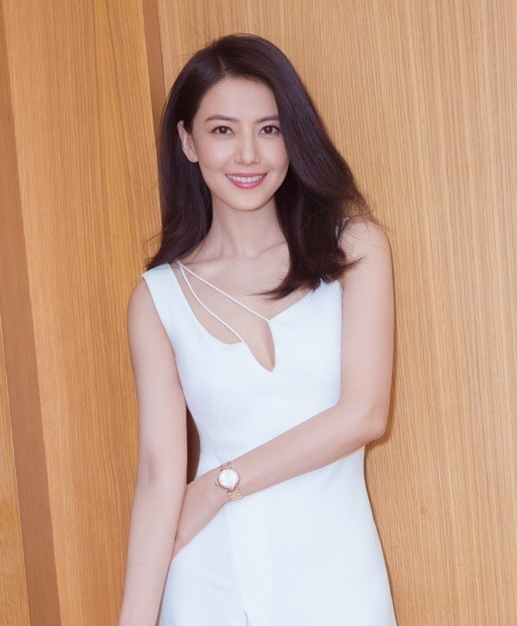
#> input picture python/code_048/yuan_test.png, 517 x 626 px
$ python opencv_048.py   (older library calls are emulated)
#> lines starting #> are read from the running program, lines starting #| are printed output that depends on the picture; after the words box and inside, x2 and y2 are one past the last pixel; in counts of white or black regions, pixels touching at a corner belong together
#> further down, src is the input picture: shape (626, 517, 3); mean B, G, R 137.9, 159.7, 195.7
import cv2 as cv
import numpy as np


def threshold_demo(image):
    # 去噪声+二值化
    dst = cv.GaussianBlur(image,(3, 3), 0)
    gray = cv.cvtColor(dst, cv.COLOR_BGR2GRAY)
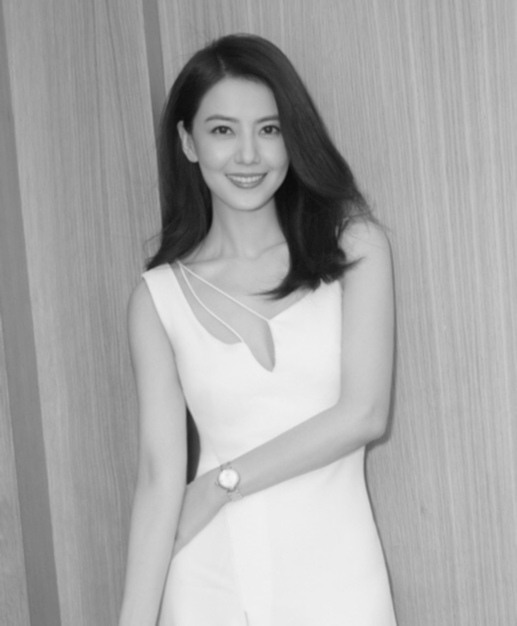
#> gray: shape (626, 517); min 10, max 245, mean 168
    ret, binary = cv.threshold(gray, 0, 255, cv.THRESH_OTSU | cv.THRESH_BINARY)
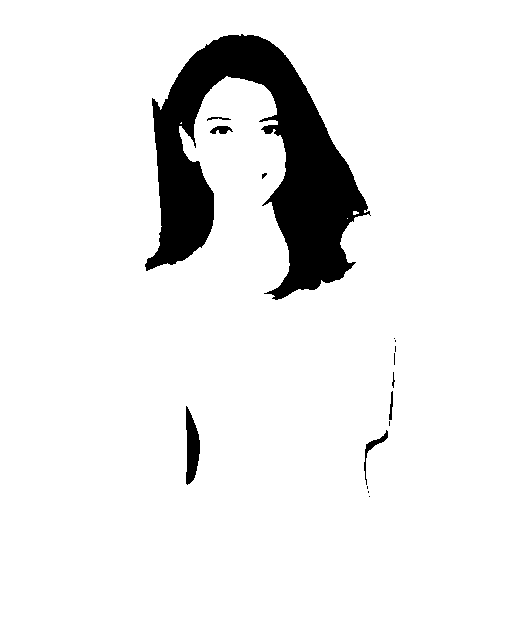
#> binary: shape (626, 517); 92% white; 16 black regions (9 under 20 px), largest, box (x1, y1, x2, y2) and area: (145, 34, 371, 300) 24756, (186, 406, 200, 485) 746, (364, 430, 388, 485) 198
#> ret = 113
    cv.imshow("binary", binary)
    return binary


def canny_demo(image):
    t = 100
    canny_output = cv.Canny(image, t, t * 2)
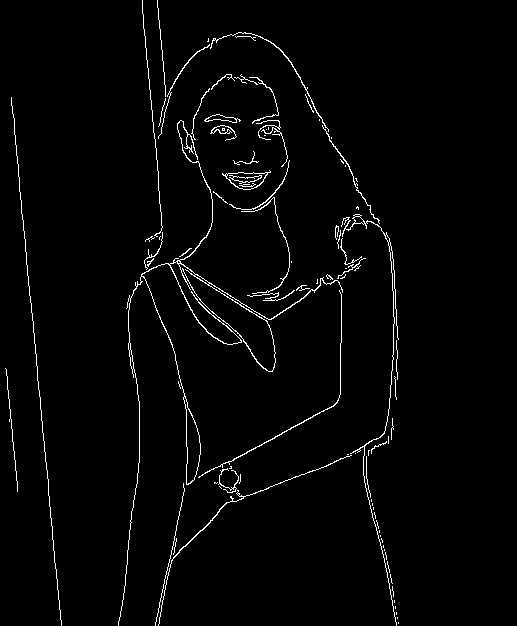
#> canny_output: shape (626, 517); 2.2% white in thin lines or dots, all inside (x1, y1, x2, y2) = (5, 0, 399, 626)
    cv.imshow("canny_output", canny_output)
    return canny_output


src = cv.imread("yuan_test.png")
cv.namedWindow("input", cv.WINDOW_AUTOSIZE)
cv.imshow("input", src)
binary = threshold_demo(src)
canny = canny_demo(src)

# 轮廓发现
out, contours, hierarchy = cv.findContours(canny, cv.RETR_TREE, cv.CHAIN_APPROX_SIMPLE)
#> contours = 116 contours, 92 with area under 20; largest, box (x1, y1, x2, y2) and area: (118, 120, 343, 626) 3978, (178, 263, 276, 372) 2679, (183, 396, 201, 485) 782, (222, 170, 271, 190) 501, (226, 172, 268, 190) 475
for c in range(len(contours)):
    cv.drawContours(src, contours, c, (0, 0, 255), 2, 8)
#> this loop made 116 passes
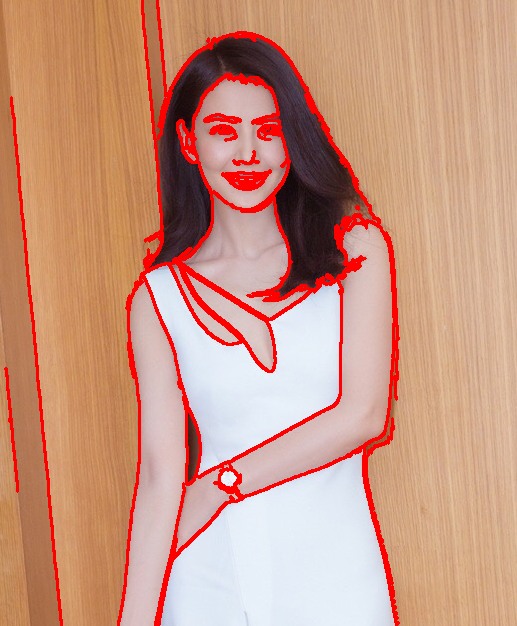
#> src: shape (626, 517, 3); 6.71% of pixels changed, all inside (x1, y1, x2, y2) = (4, 0, 400, 626)

# 显示
cv.imshow("contours-demo", src)

cv.waitKey(0)
cv.destroyAllWindows()
